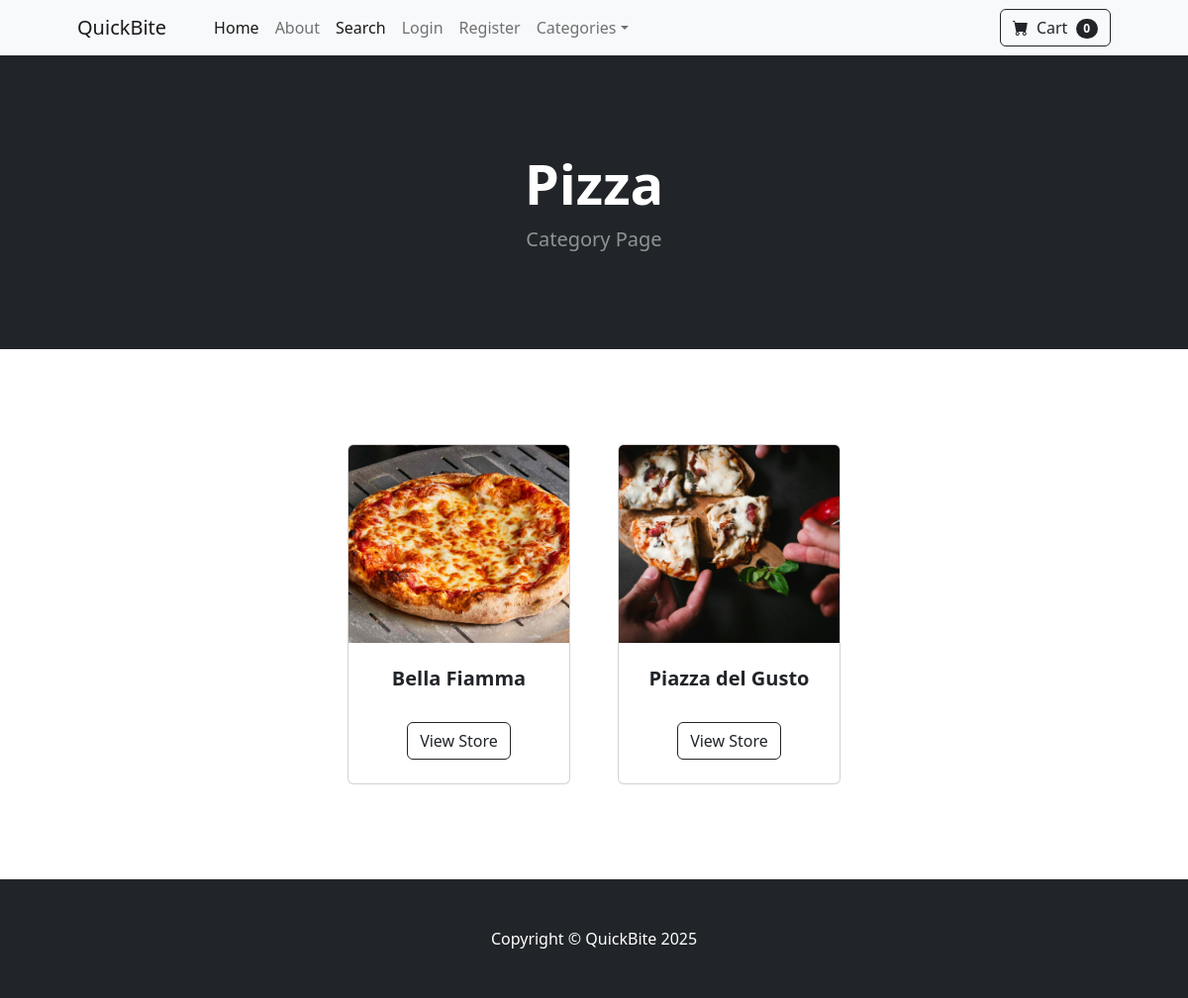
Before: /category/Pizza with the older database file.
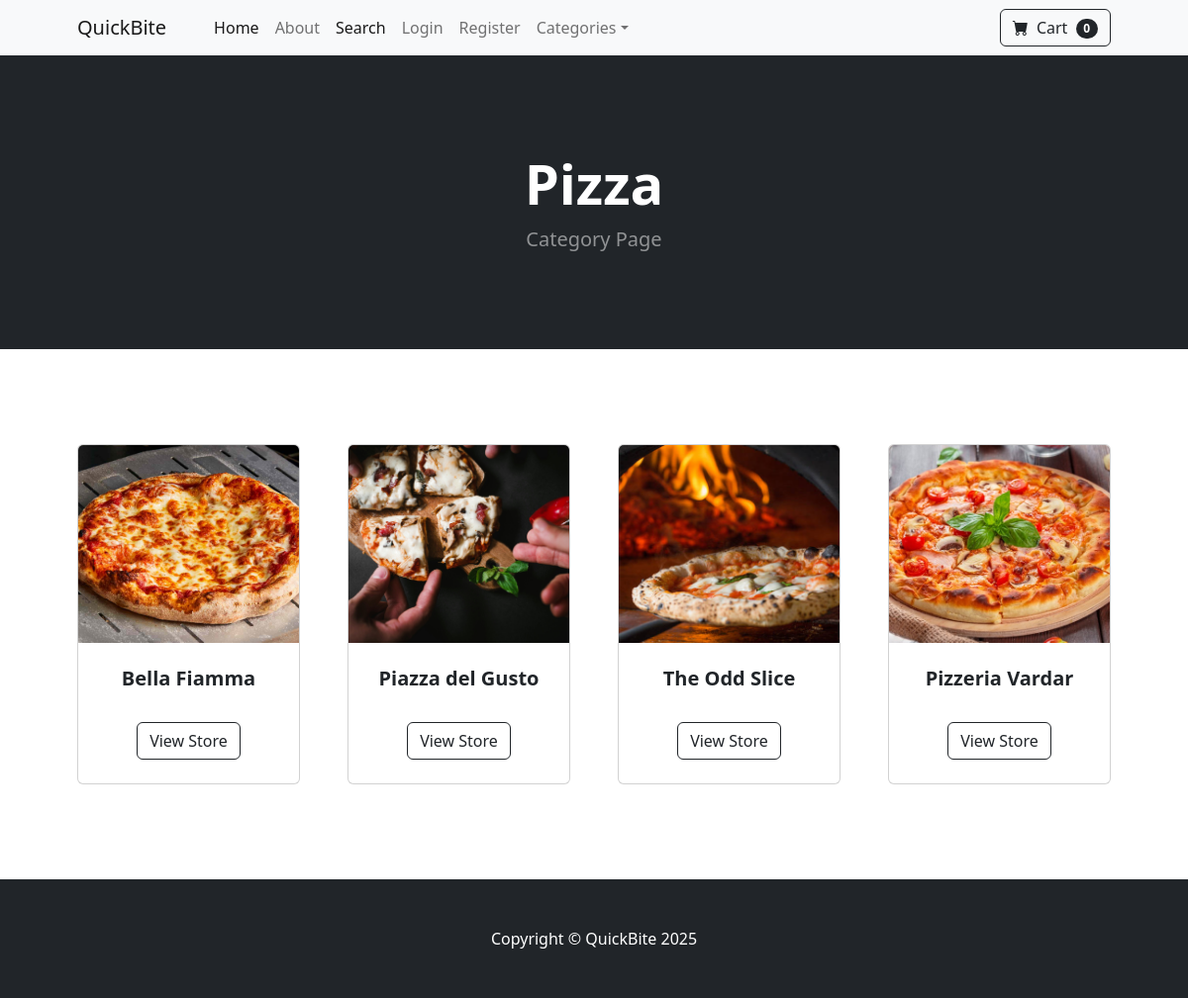
After: the same page with the newer database file.
### Food_Order_App/models.py (models this page shows, shortened)
class Store(models.Model):
    name = models.CharField(max_length=100)
    address = models.CharField(max_length=200)
    image = models.ImageField(upload_to='uploads/store/')
    description = models.TextField(blank=True, null=True)
    category = models.ForeignKey(Category, on_delete=models.SET_NULL, null=True, blank=True)
    products = models.ManyToManyField(Product, blank=True, related_name='stores', default=None)

### Food_Order_App/views.py (the view)
# urls.py: path("category/<str:foo>" , views.category, name = 'category'),
def category(request, foo):
    foo = foo.replace('-', ' ')
    try:
        category = Category.objects.get(name=foo)
        products = Product.objects.filter(category=category)
        stores = Store.objects.filter(category=category)
        return render(request, 'category.html', {'products':products, 'category':category, 'stores':stores})
    except:
        messages.success(request, ("That category does not exist"))
        return redirect('home')

### Food_Order_App/models.py (called while the page is built)
    def __str__(self):
        return self.name

### cart/cart.py (called while the page is built)
    def __len__(self):
        return len(self.cart)

### cart/context_proccesors.py (called while the page is built)
def cart(request):
    return {'cart':Cart(request)}

### Food_Order_App/templates/category.html (shortened to what this page needs)
{% extends 'base.html' %}
{% load static %}
    {% block content %}
        <header class="bg-dark py-5">
            <div class="container px-4 px-lg-5 my-5">
                <div class="text-center text-white">
                    <h1 class="display-4 fw-bolder">{{ category }}</h1>
                    <p class="lead fw-normal text-white-50 mb-0">Category Page</p>
                </div>
            </div>
        </header>
        <section class="py-5">
            <div class="container px-4 px-lg-5 mt-5">
                <div class="row gx-4 gx-lg-5 row-cols-2 row-cols-md-3 row-cols-xl-4 justify-content-center">
                   {% for store in stores %}
                    <div class="col mb-5">
                        <div class="card h-100">
                            <img class="card-img-top" src="{{store.image.url}}" alt=""
                                style="height: 200px; object-fit: cover; width: 100%;"
                            />
                            <div class="card-body p-4">
                                <div class="text-center">
                                    <h5 class="fw-bolder">{{store.name}}</h5>
                                </div>
                            </div>
                            <div class="card-footer p-4 pt-0 border-top-0 bg-transparent">
                                <div class="text-center"><a class="btn btn-outline-dark mt-auto" href="{% url 'store' store.id %}">View Store</a></div>
                            </div>
                        </div>
                    </div>
                    {% endfor %}
                </div>
            </div>
        </section>
       {% endblock %}

Changed rows visible on the page:
added Store: image (picture), name "The Odd Slice"
added Store: image (picture), name "Pizzeria Vardar"
